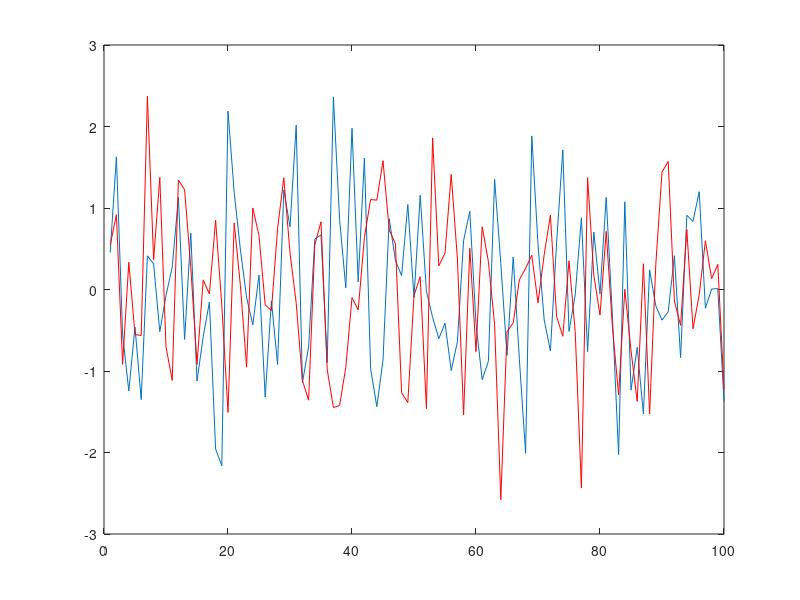
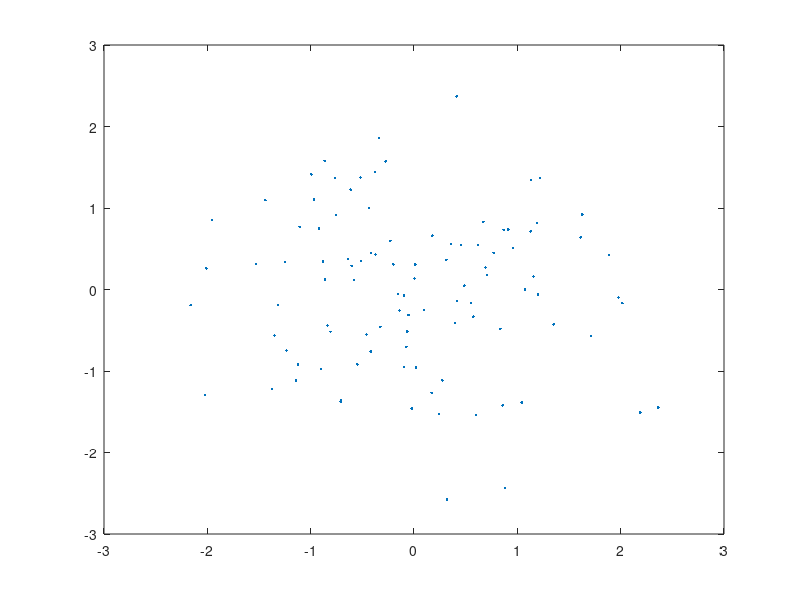
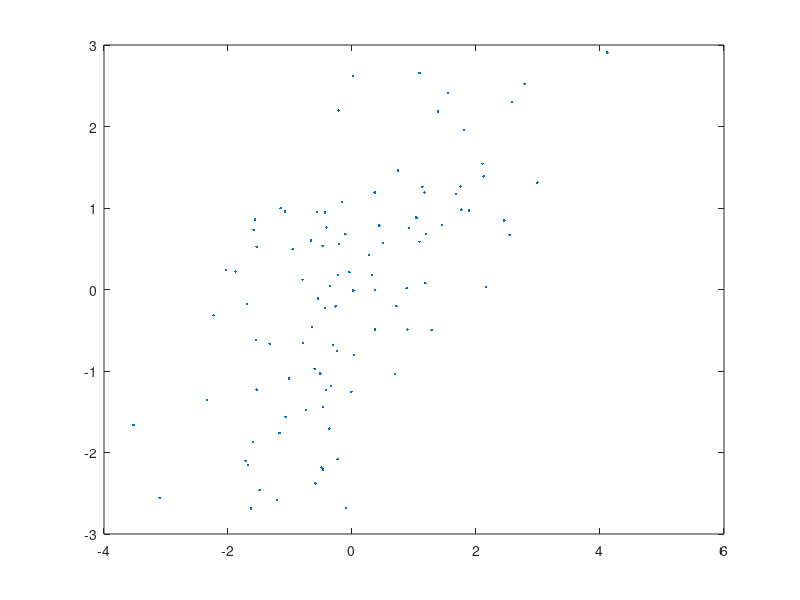
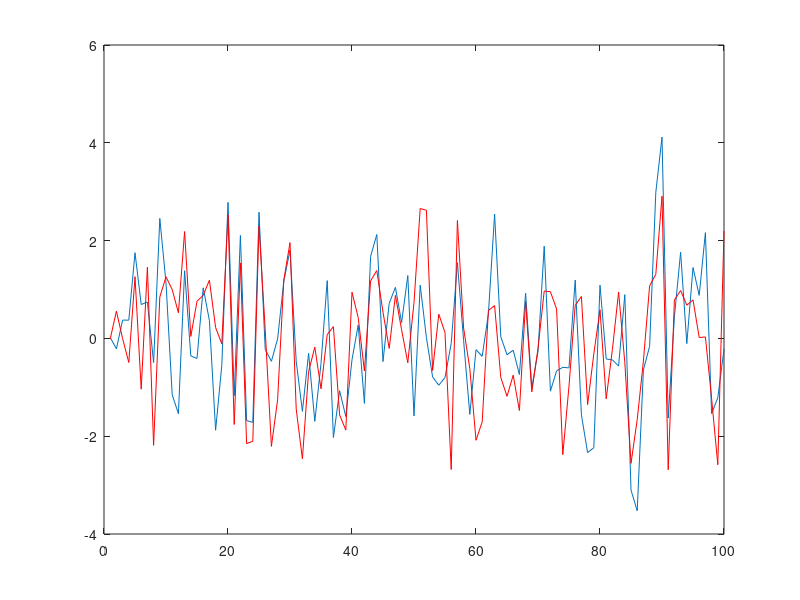

These figures' MATLAB source, in order: (Note: this script raises an error after producing the figures.)
% dealing with the concept of covariance

% create some random vectors
x = randn(1,100);
x = x-mean(x);
y = randn(1,100);
y = y-mean(y);

covxy = (x*y')/99;
figure; plot(x); hold on; plot(y,'r');
figure; plot(x,y,'.');

c = randn(1,100);
x = randn(1,100)+c;
x = x-mean(x);
y = randn(1,100)+c;
y = y-mean(y);

covxy = (x*y')/99
figure; plot(x,y,'.');
figure; plot(x); hold on; plot(y,'r');

c = randn(1,100);
x = randn(1,100)+2.*c;
x = x-mean(x);
y = randn(1,100)+2.*c;
y = y-mean(y);

covxy = (x*y')/99
figure; plot(x,y,'.');
figure; plot(x); hold on; plot(y,'r');

c = randn(1,100);
x = randn(1,100)+2.*c;
x = x-mean(x);
y = randn(1,100)-2.*c;
y = y-mean(y);

covxy = (x*y')/99
figure; plot(x,y,'.');
figure; plot(x); hold on; plot(y,'r');

%% compute the covariance matrix from some simulated data in 2 different ways

sens = ni2_sensors('type','eeg');
headmodel = ni2_headmodel('type','spherical','nshell',3);

[data1,time]=ni2_activation;
[data2,time]=ni2_activation('frequency',11,'latency',0.48);

leadfield1 = ni2_leadfield(sens,headmodel,[ 4.9 0 6.2 0 1 0]);
leadfield2 = ni2_leadfield(sens,headmodel,[-5.3 0 5.9 1 0 0]);

% way 1
sensordata = leadfield1*data1 + leadfield2*data2;
C1 = sensordata*sensordata';

% way 2
sourcecov=[data1; data2]*[data1; data2]';
C2 = leadfield1*leadfield1' * sourcecov(1,1)   + ...
     leadfield1*leadfield2' * sourcecov(1,2)   + ...
     leadfield2*leadfield1' * sourcecov(2,1)   + ...
     leadfield2*leadfield2' * sourcecov(2,2);

% confirm that they are the same
figure; imagesc(C1); colorbar
figure; imagesc(C2); colorbar
 

%% do the beamforming on some simulated data

% create a leadfield for a few locations
sens = ni2_sensors('type','meg');
headmodel = ni2_headmodel('type','spherical','nshell',1);

leadfield1 = ni2_leadfield(sens,headmodel,[-2 -7.8 3 -1 0 0]);    % position 1110 in the grid
leadfield2 = ni2_leadfield(sens,headmodel,[-5.3 0 5.9 1 0 0]);    % position 2342 in the grid
leadfield3 = ni2_leadfield(sens,headmodel,[4.9 0 6.2 0 1 0]);     % position 2352 in the grid
leadfield4 = ni2_leadfield(sens,headmodel,[4.2 -2 7 0 0.2 0.7]);  % position 2674 in the grid

% create the time course of activation
[s1, t1] = ni2_activation('latency', .45, 'frequency',  3);
[s2, t2] = ni2_activation('latency', .50, 'frequency', 10);
[s3, t3] = ni2_activation('latency', .50, 'frequency', 15);
[s4, t4] = ni2_activation('latency', .55, 'frequency', 30);

% create the sensor data
sensordata = leadfield1*s1 + leadfield2*s2 + leadfield3*s3 + leadfield4*s4 + randn(301,1000)*0.04e-8;

% create a 3D grid
sourcemodel = ni2_sourcemodel('type','grid','resolution',1);

% use FieldTrip to quickly compute the forward model
cfg = [];
cfg.grid = sourcemodel;
cfg.grad = sens;
cfg.headmodel  = headmodel;
% cfg.normalize = 'yes';
sourcemodel = ft_prepare_leadfield(cfg);

L = cat(2,sourcemodel.leadfield{sourcemodel.inside});

% compute the covariance
C  = cov(sensordata');
iC = pinv(C); % so that we compute it only once

% compute the beamformer spatial filter
for ii = 1:size(L,2)/3
  indx=(ii-1)*3+(1:3);
  Lr = L(:,indx);  % Lr is the leadfield for source r
  wbf(indx,:)  = pinv(Lr'*iC*Lr)*Lr'*iC;
end
sbf  = wbf  * sensordata;

%%

sel = find(ismember(find(sourcemodel.inside), [1110 2342 2352 2674]));
sel = repmat((sel-1)*3,1,3) + repmat(1:3,numel(sel),1);

figure;
subplot(1,2,1); plot(t1, sbf(sel(1,:),:));
subplot(1,2,2); plot(t1, s1);
 
figure;
subplot(1,2,1); plot(t2, sbf(sel(2,:),:));
subplot(1,2,2); plot(t2, s2);
 
figure;
subplot(1,2,1); plot(t3, sbf(sel(3,:),:));
subplot(1,2,2); plot(t3, s3);
 
figure;
subplot(1,2,1); plot(t4, sbf(sel(4,:),:));
subplot(1,2,2); plot(t4, s4);


%%

% compute the covariance
C  = cov(sensordata');
iCr = inv(C + eye(301)*5e-19);

% compute the beamformer spatial filter
for ii = 1:size(L,2)/3
  indx=(ii-1)*3+(1:3);
  Lr = L(:,indx);  % Lr is the leadfield for source r
  wbfr(indx,:)  = pinv(Lr'*iCr*Lr)*Lr'*iCr;
end
sbfr  = wbfr * sensordata;

figure;
subplot(1,2,1); plot(t1, sbfr(sel(1,:),:));
subplot(1,2,2); plot(t1, s1);
 
figure;
subplot(1,2,1); plot(t2, sbfr(sel(2,:),:));
subplot(1,2,2); plot(t2, s2);
 
figure;
subplot(1,2,1); plot(t3, sbfr(sel(3,:),:));
subplot(1,2,2); plot(t3, s3);
 
figure;
subplot(1,2,1); plot(t4, sbfr(sel(4,:),:));
subplot(1,2,2); plot(t4, s4);

%%

wmn = L'*inv(L*L'+eye(301)*1e-15);
smn = wmn*sensordata;

figure;
subplot(1,2,1); plot(t1, smn(sel(1,:),:));
subplot(1,2,2); plot(t1, s1);
 
figure;
subplot(1,2,1); plot(t2, smn(sel(2,:),:));
subplot(1,2,2); plot(t2, s2);
 
figure;
subplot(1,2,1); plot(t3, smn(sel(3,:),:));
subplot(1,2,2); plot(t3, s3);
 
figure;
subplot(1,2,1); plot(t4, smn(sel(4,:),:));
subplot(1,2,2); plot(t4, s4);

%%

% compute the beamformer spatial filter with limited data
R10  = cov(sensordata(:,491:500)');
iR10 = inv(R10+eye(301)*0.1e-25);
% compute the beamformer spatial filter
for ii = 1:size(L,2)/3
  indx=(ii-1)*3+(1:3);
  Lr = L(:,indx); % Lr is the leadfield for source r
  wbf10(indx,:)=pinv(Lr'*iR10*Lr)*Lr'*iR10;
end
sbf10 = wbf10*sensordata;

figure;
subplot(2,2,1); plot(t1,sbf(sel(1,:),:)); xlabel('sbf');
subplot(2,2,2); plot(t1,sbfr(sel(1,:),:)); xlabel('sbfr');
subplot(2,2,3); plot(t1,sbf10(sel(1,:),:)); xlabel('sbf10');
subplot(2,2,4); plot(t1,s1); xlabel('simulated source 1');

figure;
subplot(2,2,1); plot(t2,sbf(sel(2,:),:)); xlabel('sbf');
subplot(2,2,2); plot(t2,sbfr(sel(2,:),:)); xlabel('sbfr');
subplot(2,2,3); plot(t2,sbf10(sel(2,:),:)); xlabel('sbf10');
subplot(2,2,4); plot(t2,s2); xlabel('simulated source 2');

figure;
subplot(2,2,1); plot(t3,sbf(sel(3,:),:)); xlabel('sbf');
subplot(2,2,2); plot(t3,sbfr(sel(3,:),:)); xlabel('sbfr');
subplot(2,2,3); plot(t3,sbf10(sel(3,:),:)); xlabel('sbf10');
subplot(2,2,4); plot(t3,s3); xlabel('simulated source 3');

figure;
subplot(2,2,1); plot(t4,sbf(sel(4,:),:)); xlabel('sbf');
subplot(2,2,2); plot(t4,sbfr(sel(4,:),:)); xlabel('sbfr');
subplot(2,2,3); plot(t4,sbf10(sel(4,:),:)); xlabel('sbf10');
subplot(2,2,4); plot(t4,s4); xlabel('simulated source 4');

%% depth bias

pbf = var(sbf,[],2);
pbf = sum(reshape(pbf,3,[]));

source.pos = sourcemodel.pos;
source.dim = sourcemodel.dim;
source.inside = sourcemodel.inside;
source.avg.pow = zeros(size(source.pos,1),1);
source.avg.pow(source.inside)=pbf;

cfg = [];
cfg.funparameter = 'avg.pow';
cfg.method = 'slice';
cfg.nslices = 10;
cfg.funcolorlim = [0 0.2];
ft_sourceplot(cfg,source);

%% contrast between 2 conditions

% create the sensor data for the second condition
sensordata2 = 1.25.*leadfield1*s1 + 0.8.*leadfield2*s2 + 0.8.*leadfield3*s3 + 1.25.*leadfield4*s4 + randn(301,1000)*0.04e-8;

% compute the covariance and its inverse for both conditions combined
C2   = cov([sensordata sensordata2]');
iC2  = inv(C2);
iCr2 = inv(C2+eye(301)*1e-19);

% compute the beamformer spatial filter for condition 2
for ii = 1:size(L,2)/3
  indx=(ii-1)*3+(1:3);
  Lr = L(:,indx);  % Lr is the leadfield for source r
  wbfr2(indx,:)=pinv(Lr'*iCr2*Lr)*Lr'*iCr2;
end

sbfr1 = wbfr2*sensordata;
pbfr1 = var(sbfr1,[],2);
pbfr1 = sum(reshape(pbfr1,3,[]));

sbfr2 = wbfr2*sensordata2;
pbfr2 = var(sbfr2,[],2);
pbfr2 = sum(reshape(pbfr2,3,[]));

source.avg.pow(source.inside)=(pbfr1-pbfr2)./(pbfr1+pbfr2);

cfg = [];
cfg.funparameter='avg.pow';
cfg.method='ortho';
cfg.nslices = 10;
cfg.funcolorlim=[-.2 .2];
ft_sourceplot(cfg,source);

%% correlated sources

sens = ni2_sensors('type','meg');
headmodel = ni2_headmodel('type','spherical','nshell',1);

leadfield1 = ni2_leadfield(sens,headmodel,[-5.3 0 5.9 1 0 0]); % position 2342 in grid
leadfield2 = ni2_leadfield(sens,headmodel,[4.9 0 6.2 0 1 0]);  % position 2352 in grid

% create the time course of activation
[s1,t1] = ni2_activation('latency', .500, 'frequency', 10);
[s2,t2] = ni2_activation('latency', .478, 'frequency', 10);
corr(s1',s2')

% create the sensor data
sensordata = leadfield1*s1 + leadfield2*s2 + randn(301,1000)*0.04e-8;

% create a 3D grid
sourcemodel = ni2_sourcemodel('type','grid','resolution',1);

% use FieldTrip to quickly compute the forward model
cfg = [];
cfg.grid = sourcemodel;
cfg.grad = sens;
cfg.vol  = headmodel;
% cfg.normalize = 'yes';
sourcemodel = ft_prepare_leadfield(cfg);

L = cat(2,sourcemodel.leadfield{sourcemodel.inside});

% compute the covariance
C  = cov(sensordata');
iCr = inv(C+eye(301)*5e-19);

% compute the beamformer spatial filter
for ii = 1:size(L,2)/3
  indx=(ii-1)*3+(1:3);
  Lr = L(:,indx);  % Lr is the leadfield for source r
  wbfr(indx,:)=pinv(Lr'*iCr*Lr)*Lr'*iCr;
end
sbfr = wbfr*sensordata;

sel = find(ismember(find(sourcemodel.inside), [2342 2352]));
sel = repmat((sel-1)*3,1,3)+repmat(1:3,numel(sel),1);

figure;
subplot(1,2,1); plot(t1,sbfr(sel(1,:),:));
subplot(1,2,2); plot(t1,s1);

figure;
subplot(1,2,1); plot(t1,sbfr(sel(2,:),:));
subplot(1,2,2); plot(t1,s2);

pbf = var(sbfr,[],2);
pbf = sum(reshape(pbf,3,numel(pbf)/3));

source.pos = sourcemodel.pos;
source.dim = sourcemodel.dim;
source.inside = sourcemodel.inside;
source.avg.pow = zeros(size(source.pos,1),1);
source.avg.pow(source.inside) = pbf;
 
cfg = [];
cfg.funparameter = 'avg.pow';
cfg.method = 'slice';
cfg.nslices = 4;
cfg.slicerange = [5 8];
cfg.funcolorlim = [0 0.08];
ft_sourceplot(cfg, source);
